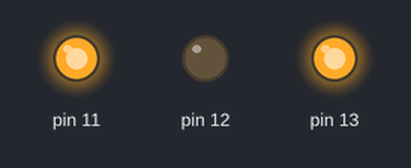
Simulated run of this sketch. Board: Arduino Uno, built with avr-gcc and run on an emulated ATmega328P. Parts: output pins drawn as LEDs (lit = HIGH).

Above: at 0.1 s.
Timing chart, 0 to 1.6 s (numbered marks = the images above):
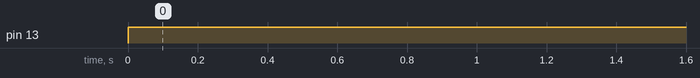

Measured:
- by itself, pin 13: LOW → HIGH at 0.00 s

The sketch:

ABDULLAM_DCMT.ino
```cpp
void setup() {
  // put your setup code here, to run once:
pinMode(11,OUTPUT);
pinMode(12,OUTPUT);
pinMode(13,OUTPUT);
analogWrite(11,255);
}

void loop() {
  // put your main code here, to run repeatedly:
digitalWrite(12,LOW);
digitalWrite(13,HIGH);
}
```
